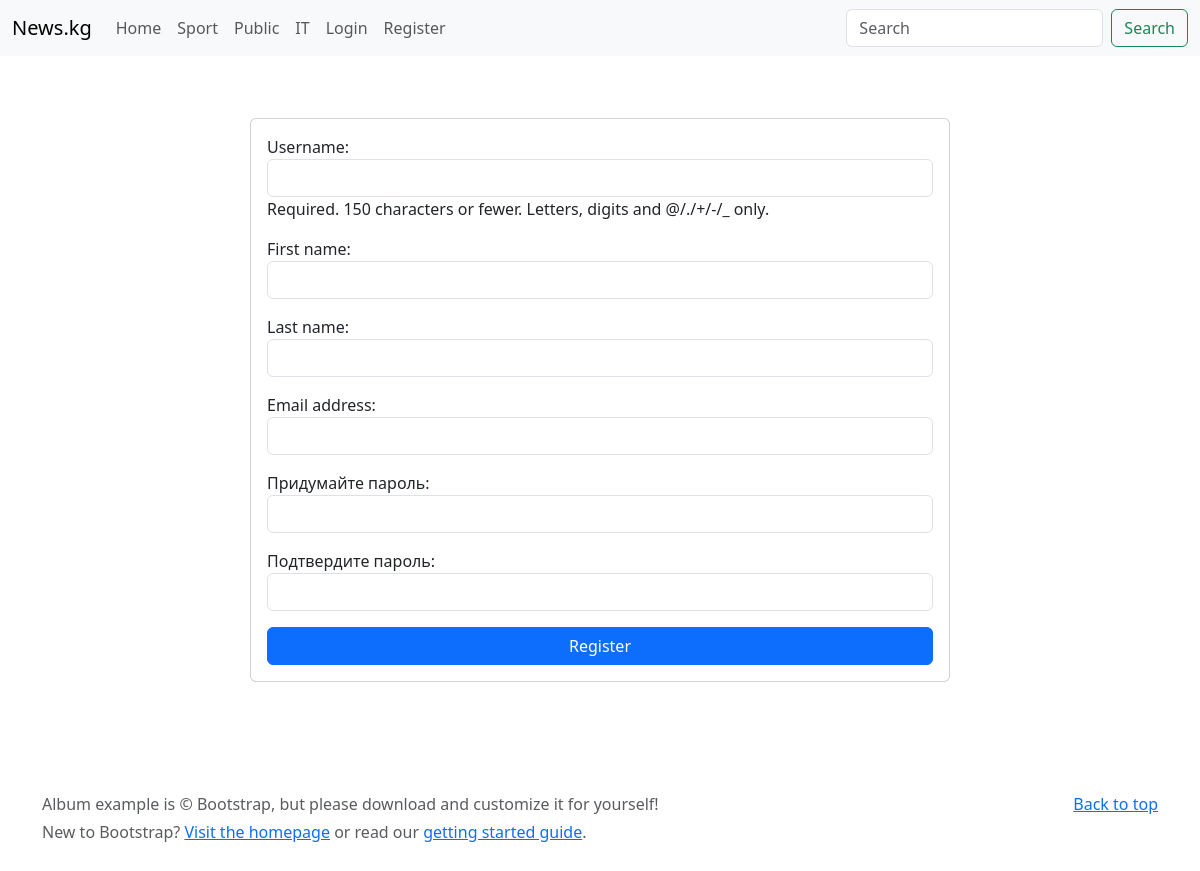
The app's page /workspace/register/ with its own data.
### news/models.py (models this page shows, shortened)
class Category(models.Model):
    class Meta:
        verbose_name = 'категория'
        verbose_name_plural = 'категории'
    name = models.CharField(verbose_name='название', max_length=100)

### workspace/views.py (the view, shortened to what this page needs)
# urls.py: path('register/', views.register, name='register'),
def register(request):
    if request.user.is_authenticated:
        return redirect("/workspace/?is_published=on")
    form = RegisterForm()
    return render(request, "auth/register.html", {"form": form})

### workspace/forms.py (shortened to what this page needs)
class RegisterForm(forms.ModelForm):
    def __init__(self, *args, **kwargs):
        super().__init__(*args, **kwargs)
        self.fields['first_name'].required = True
        self.fields['last_name'].required = True
        self.fields['email'].required = True
    password1 = forms.CharField(label='Придумайте пароль', validators=[validate_password], widget=forms.PasswordInput(attrs={
        'class': 'form-control'
    }))
    password2 = forms.CharField(label='Подтвердите пароль', widget=forms.PasswordInput(attrs={
        'class': 'form-control'
    }))
    class Meta:
        model = User
        exclude = (
            'password',
            'is_superuser',
            'is_staff',
            'is_active',
            'user_permissions',
            'groups',
            'last_login',
            'date_joined'
            )
        widgets = {
            'username': forms.TextInput(attrs={'class': 'form-control'}),
            'first_name': forms.TextInput(attrs={'class': 'form-control'}),
            'last_name': forms.TextInput(attrs={'class': 'form-control'}),
            'email': forms.TextInput(attrs={'class': 'form-control'}),
        }

### news/templatetags/custom_tags.py (called while the page is built)
@register.simple_tag()
def get_categories():
    return Category.objects.all()

### templates/auth/register.html (shortened to what this page needs)
{% extends 'base.html' %}
{% block content %}
<div class="d-flex justify-content-center align-items-center" style="min-height: 80vh">
    <div class="card" style="min-width: 700px">
        <div class="card-body">
            <form action="{% url 'register' %}" id="form" method="POST" novalidate>
                {{ form.as_p  }}
                <div>
                    <button type="submit" class="btn btn-primary d-block w-100">Register</button>
                </div>
            </form>
        </div>
    </div>
</div>
{% endblock content %}

### templates/components/nav_categories.html
{% load custom_tags %}
{% get_categories as categories %}
{% for category in categories %}
    <li class="nav-item">
        <a class="nav-link" href="{% url 'main' %}?category={{ category.id }}">{{ category.name }}</a>
    </li>
{% endfor %}

### records on screen
Category: name "Sport"
Category: name "Public"
Category: name "IT"
